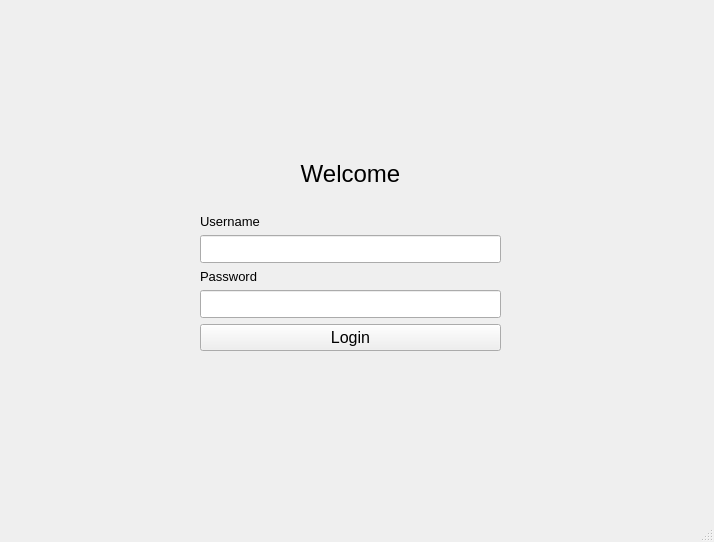
<?xml version="1.0" encoding="UTF-8"?>
<ui version="4.0">
 <class>MainWindow</class>
 <widget class="QMainWindow" name="MainWindow">
  <property name="geometry">
   <rect>
    <x>0</x>
    <y>0</y>
    <width>714</width>
    <height>542</height>
   </rect>
  </property>
  <property name="font">
   <font>
    <pointsize>10</pointsize>
   </font>
  </property>
  <property name="windowTitle">
   <string>MainWindow</string>
  </property>
  <property name="styleSheet">
   <string notr="true"/>
  </property>
  <widget class="QWidget" name="centralwidget">
   <widget class="QWidget" name="widget" native="true">
    <property name="geometry">
     <rect>
      <x>200</x>
      <y>140</y>
      <width>301</width>
      <height>211</height>
     </rect>
    </property>
    <layout class="QVBoxLayout" name="verticalLayout_5">
     <item>
      <layout class="QVBoxLayout" name="verticalLayout_4">
       <item>
        <widget class="QLabel" name="label">
         <property name="font">
          <font>
           <pointsize>18</pointsize>
          </font>
         </property>
         <property name="text">
          <string>Welcome</string>
         </property>
         <property name="alignment">
          <set>Qt::AlignCenter</set>
         </property>
        </widget>
       </item>
       <item>
        <layout class="QVBoxLayout" name="verticalLayout_3">
         <item>
          <layout class="QVBoxLayout" name="verticalLayout">
           <item>
            <widget class="QLabel" name="label_2">
             <property name="font">
              <font>
               <pointsize>10</pointsize>
              </font>
             </property>
             <property name="text">
              <string>Username</string>
             </property>
            </widget>
           </item>
           <item>
            <widget class="QLineEdit" name="lineEdit">
             <property name="font">
              <font>
               <pointsize>13</pointsize>
              </font>
             </property>
             <property name="text">
              <string/>
             </property>
            </widget>
           </item>
          </layout>
         </item>
         <item>
          <layout class="QVBoxLayout" name="verticalLayout_2">
           <item>
            <widget class="QLabel" name="label_3">
             <property name="text">
              <string>Password</string>
             </property>
            </widget>
           </item>
           <item>
            <widget class="QLineEdit" name="lineEdit_2">
             <property name="font">
              <font>
               <pointsize>13</pointsize>
              </font>
             </property>
            </widget>
           </item>
          </layout>
         </item>
        </layout>
       </item>
       <item>
        <widget class="QPushButton" name="pushButton">
         <property name="font">
          <font>
           <pointsize>12</pointsize>
          </font>
         </property>
         <property name="text">
          <string>Login</string>
         </property>
        </widget>
       </item>
      </layout>
     </item>
    </layout>
   </widget>
  </widget>
  <widget class="QMenuBar" name="menubar">
   <property name="geometry">
    <rect>
     <x>0</x>
     <y>0</y>
     <width>714</width>
     <height>24</height>
    </rect>
   </property>
  </widget>
  <widget class="QStatusBar" name="statusbar"/>
 </widget>
 <resources>
  <include location="Resource.qrc"/>
 </resources>
 <connections/>
</ui>
